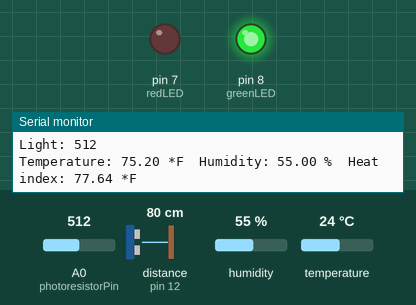
Recording of a sketch running on a simulated Arduino Uno, built with avr-gcc and run on an emulated ATmega328P. Parts: output pins drawn as LEDs (lit = HIGH), the last lines printed to the serial monitor. Wiring (inferred from the names in the program): DHT11 sensor: data pin 2; ultrasonic range finder: trigger pin 13; echo pin 12. The test bench sets the inputs (shaded band); at power-on: distance to the obstacle (sensor on pin 12) 80 cm, A0 (photoresistorPin) = 512, humidity 55 %, temperature 24 °C. The echo pulse lasts 58.3 µs per cm; pins used as bus, display or sensor lines are not drawn.

Above: at 3.1 s.
3.2 s: distance to the obstacle (sensor on pin 12) set to 75 cm
6.3 s: distance to the obstacle (sensor on pin 12) set to 68 cm
At 8.4 s:
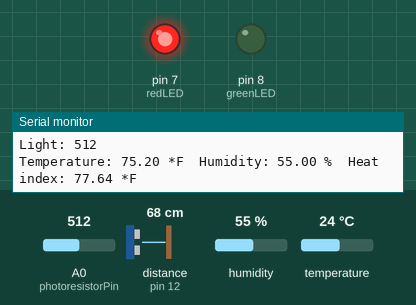
9.4 s: distance to the obstacle (sensor on pin 12) set to 120 cm
At 12.4 s:
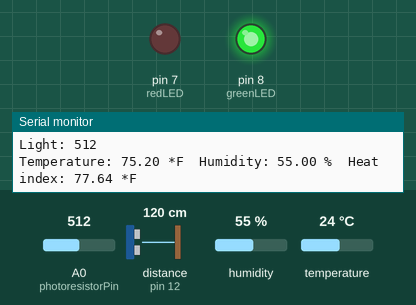
13.0 s: A0 (photoresistorPin) set to 308
16.1 s: A0 (photoresistorPin) set to 292
At 16.6 s:
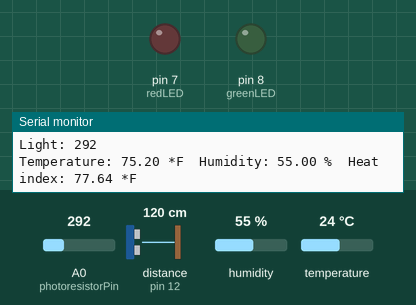
19.2 s: A0 (photoresistorPin) set to 306
At 22.1 s:
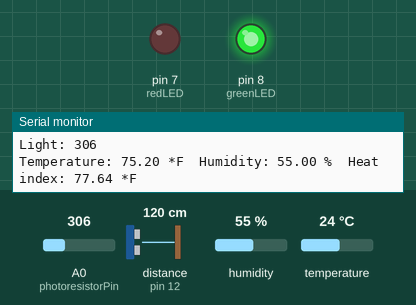
Timing chart, 0 to 23.3 s (numbered marks = the images above; inputs shaded):
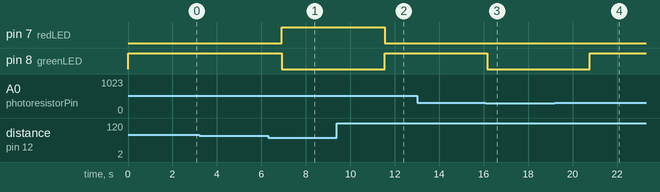

The sketch:

GaragePi.ino
```cpp
#include "DHT.h"

#define DHTPIN 2
#define trigPin 13
#define echoPin 12
#define photoresistorPin 0
#define redLED 7
#define greenLED 8

#define CLOSED_DOOR_DISTANCE 70
#define LIGHT_THRESHOLD 300

// Initialize DHT sensor.
DHT dht(DHTPIN, DHT11);


void setup() {
    Serial.begin (9600);
    setupLEDs();
    setupDistanceSensor();
    dht.begin();
}

void setupLEDs() {
    pinMode(redLED, OUTPUT);
    pinMode(greenLED, OUTPUT);
    digitalWrite(redLED, LOW);
    digitalWrite(greenLED, LOW);
}

void setupDistanceSensor() {
    pinMode(trigPin, OUTPUT);
    pinMode(echoPin, INPUT);
}

void loop() {

  long distance = readDistance();

  int lightLevel = readLightLevel();

  if (distance <= CLOSED_DOOR_DISTANCE) {
    digitalWrite(greenLED, LOW);
    digitalWrite(redLED, HIGH);
  } else {
    digitalWrite(redLED, LOW);

    if (lightLevel > LIGHT_THRESHOLD) {
      digitalWrite(greenLED, HIGH);
    } else {
      digitalWrite(greenLED, LOW);
    }

  }

  float tempF = dht.readTemperature(true);
  float humidity = dht.readHumidity();
  float heatIndex = dht.computeHeatIndex(tempF, humidity);


  Serial.print("Distance: ");
  Serial.print(distance);
  Serial.println(" cm");

  Serial.print("Light: ");
  Serial.println(lightLevel);

  Serial.print("Temperature: ");
  Serial.print(tempF);
  Serial.print(" *F\t");

  Serial.print("Humidity: ");
  Serial.print(humidity);
  Serial.print(" %\t");

  Serial.print("Heat index: ");
  Serial.print(heatIndex);
  Serial.println(" *F");

  delay(2000);

}

long readDistance() {

  digitalWrite(trigPin, LOW);
  delayMicroseconds(2);
  digitalWrite(trigPin, HIGH);
  delayMicroseconds(10);
  digitalWrite(trigPin, LOW);
  long duration = pulseIn(echoPin, HIGH);
  long distance = (duration/2) / 29.1;
  return distance;
}

int readLightLevel() {
  int lightLevel = analogRead(photoresistorPin);
  return lightLevel;
}
```

Measured:
- the behaviour switches between 72 and 71 cm on distance to the obstacle (sensor on pin 12) (found by bisection; images 0 and 1)
- the behaviour switches between 301 and 300 on A0 (photoresistorPin) (found by bisection; images 2 and 3)
- after the input at 6.3 s, pin 7 (redLED): LOW → HIGH after 0.62 s; pin 8 (greenLED): HIGH → LOW after 0.62 s
- after the input at 9.4 s, pin 7 (redLED): HIGH → LOW after 2.1 s; pin 8 (greenLED): LOW → HIGH after 2.1 s
- after the input at 16.1 s, pin 8 (greenLED): HIGH → LOW after 0.06 s
- after the input at 19.2 s, pin 8 (greenLED): LOW → HIGH after 1.6 s
